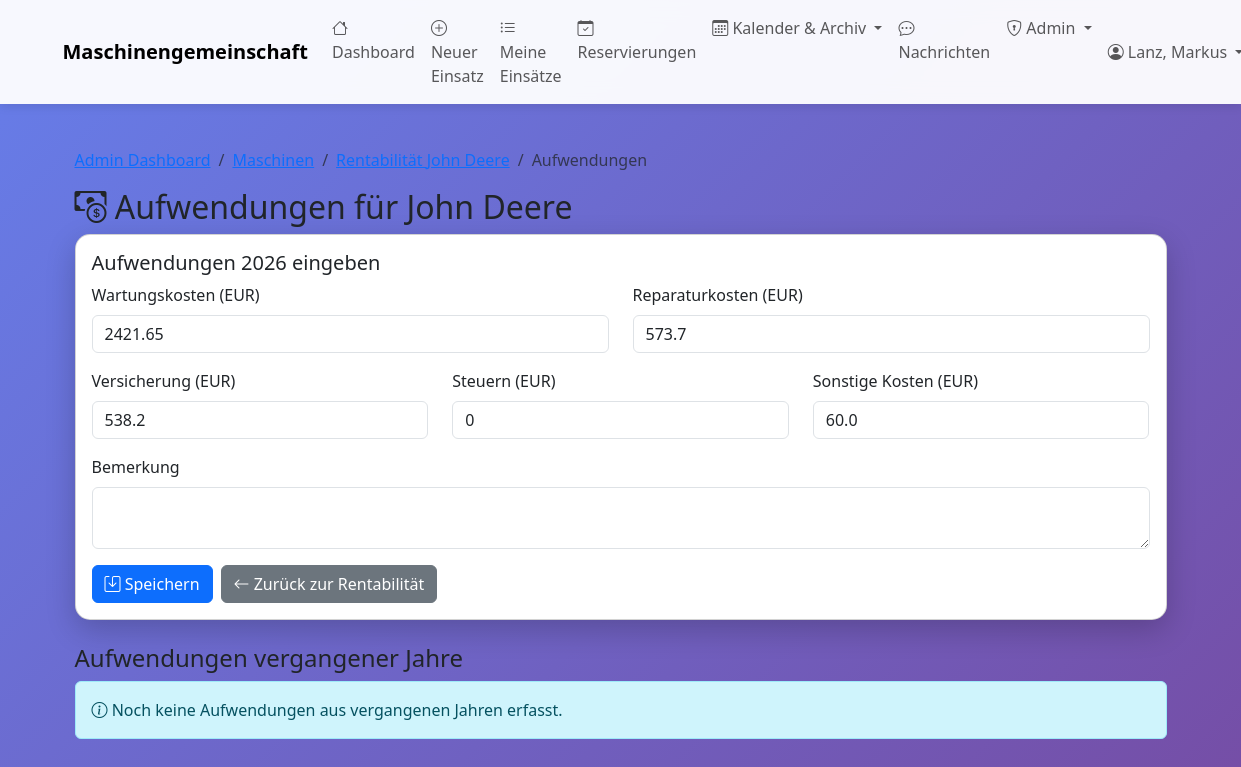
The app's page /admin/maschinen/1/aufwendungen (signed in) with its own data.
### tables this page shows
CREATE TABLE maschinen (
    id INTEGER PRIMARY KEY AUTOINCREMENT,
    bezeichnung TEXT NOT NULL,
    hersteller TEXT,
    modell TEXT,
    baujahr INTEGER,
    kennzeichen TEXT,
    anschaffungsdatum DATE,
    stundenzaehler_aktuell REAL,
    naechste_wartung_bei REAL,
    aktiv BOOLEAN DEFAULT 1,
    bemerkungen TEXT
, abrechnungsart TEXT DEFAULT 'stunden', preis_pro_einheit REAL DEFAULT 0.0, wartungsintervall INTEGER DEFAULT 50, naechste_wartung REAL, anmerkungen TEXT, erfassungsmodus TEXT DEFAULT 'fortlaufend', gemeinschaft_id INTEGER DEFAULT 1 REFERENCES gemeinschaften(id), anschaffungspreis REAL DEFAULT 0.0, abschreibungsdauer_jahre INTEGER DEFAULT 10);

CREATE TABLE maschinen_aufwendungen (
                id INTEGER PRIMARY KEY AUTOINCREMENT,
                maschine_id INTEGER NOT NULL,
                jahr INTEGER NOT NULL,
                wartungskosten REAL DEFAULT 0.0,
                reparaturkosten REAL DEFAULT 0.0,
                versicherung REAL DEFAULT 0.0,
                steuern REAL DEFAULT 0.0,
                sonstige_kosten REAL DEFAULT 0.0,
                bemerkung TEXT,
                erstellt_am TIMESTAMP DEFAULT CURRENT_TIMESTAMP,
                geaendert_am TIMESTAMP DEFAULT CURRENT_TIMESTAMP,
                FOREIGN KEY (maschine_id) REFERENCES maschinen(id) ON DELETE CASCADE,
                UNIQUE(maschine_id, jahr)
            );

### web_app.py (the view, shortened to what this page needs)
@app.route('/admin/maschinen/<int:maschine_id>/aufwendungen', methods=['GET', 'POST'])
@admin_required
def admin_maschinen_aufwendungen(maschine_id):
    from datetime import datetime
    with MaschinenDBContext(DB_PATH) as db:
        cursor = db.connection.cursor()
        maschine = db.get_maschine_by_id(maschine_id)
        aktuelles_jahr = datetime.now().year
        cursor.execute("""
            SELECT * FROM maschinen_aufwendungen
            WHERE maschine_id = ? AND jahr = ?
        """, (maschine_id, aktuelles_jahr))
        row = cursor.fetchone()
        aktuelle_aufwendung = {}
        if row:
            columns = [desc[0] for desc in cursor.description]
            aktuelle_aufwendung = dict(zip(columns, row))
        cursor.execute("""
            SELECT * FROM maschinen_aufwendungen
            WHERE maschine_id = ? AND jahr != ?
            ORDER BY jahr DESC
        """, (maschine_id, aktuelles_jahr))
        columns = [desc[0] for desc in cursor.description]
        aufwendungen_historie = [dict(zip(columns, row)) for row in cursor.fetchall()]
        summe = {
            'wartungskosten': sum(a.get('wartungskosten', 0) for a in aufwendungen_historie),
            'reparaturkosten': sum(a.get('reparaturkosten', 0) for a in aufwendungen_historie),
            'versicherung': sum(a.get('versicherung', 0) for a in aufwendungen_historie),
            'steuern': sum(a.get('steuern', 0) for a in aufwendungen_historie),
            'sonstige_kosten': sum(a.get('sonstige_kosten', 0) for a in aufwendungen_historie)
        }
        summe['gesamt'] = sum(summe.values())
    return render_template('admin_maschinen_aufwendungen.html',
                         maschine=maschine,
                         aktuelles_jahr=aktuelles_jahr,
                         aktuelle_aufwendung=aktuelle_aufwendung,
                         aufwendungen_historie=aufwendungen_historie,
                         summe=summe)

### database.py (called while the page is built)
    def connect(self):
        self.connection = sqlite3.connect(self.db_path)
        self.connection.row_factory = sqlite3.Row
        self.cursor = self.connection.cursor()

    def close(self):
        if self.connection:
            self.connection.close()

    def get_maschine(self, maschine_id: int) -> Optional[Dict]:
        sql = "SELECT * FROM maschinen WHERE id = ?"
        self.cursor.execute(sql, (maschine_id,))
        row = self.cursor.fetchone()
        return dict(row) if row else None

    def get_maschine_by_id(self, maschine_id: int) -> Optional[Dict]:
        return self.get_maschine(maschine_id)

    def __enter__(self):
        self.connect()
        return self

    def __exit__(self, exc_type, exc_val, exc_tb):
        if exc_type is None:
            self.connection.commit()
        else:
            self.connection.rollback()
        self.close()
        return False

### web_app.py (called while the page is built)
def admin_required(f):
    @wraps(f)
    def decorated_function(*args, **kwargs):
        if 'benutzer_id' not in session:
            flash('Bitte melden Sie sich an.', 'warning')
            return redirect(url_for('login'))
        if not session.get('is_admin'):
            flash('Zugriff verweigert. Administrator-Rechte erforderlich.', 'danger')
            return redirect(url_for('dashboard'))
        return f(*args, **kwargs)
    return decorated_function

### templates/admin_maschinen_aufwendungen.html (shortened to what this page needs)
{% extends "base.html" %}
{% block content %}
<div class="container mt-4">
    <nav aria-label="breadcrumb">
        <ol class="breadcrumb">
            <li class="breadcrumb-item"><a href="{{ url_for('admin_dashboard') }}">Admin Dashboard</a></li>
            <li class="breadcrumb-item"><a href="{{ url_for('admin_maschinen') }}">Maschinen</a></li>
            <li class="breadcrumb-item"><a href="{{ url_for('admin_maschinen_rentabilitaet', maschine_id=maschine.id) }}">Rentabilität {{ maschine.bezeichnung }}</a></li>
            <li class="breadcrumb-item active">Aufwendungen</li>
        </ol>
    </nav>
    <h2><i class="bi bi-cash-coin"></i> Aufwendungen für {{ maschine.bezeichnung }}</h2>
    <div class="card mb-4">
        <div class="card-body">
            <h5 class="card-title">Aufwendungen {{ aktuelles_jahr }} eingeben</h5>
            <form method="POST" action="{{ url_for('admin_maschinen_aufwendungen', maschine_id=maschine.id) }}">
                <div class="row">
                    <div class="col-md-6 mb-3">
                        <label for="wartungskosten" class="form-label">Wartungskosten (EUR)</label>
                        <input type="number" step="0.01" class="form-control" id="wartungskosten"
                               name="wartungskosten" value="{{ aktuelle_aufwendung.wartungskosten or 0 }}">
                    </div>
                    <div class="col-md-6 mb-3">
                        <label for="reparaturkosten" class="form-label">Reparaturkosten (EUR)</label>
                        <input type="number" step="0.01" class="form-control" id="reparaturkosten"
                               name="reparaturkosten" value="{{ aktuelle_aufwendung.reparaturkosten or 0 }}">
                    </div>
                </div>
                <div class="row">
                    <div class="col-md-4 mb-3">
                        <label for="versicherung" class="form-label">Versicherung (EUR)</label>
                        <input type="number" step="0.01" class="form-control" id="versicherung"
                               name="versicherung" value="{{ aktuelle_aufwendung.versicherung or 0 }}">
                    </div>
                    <div class="col-md-4 mb-3">
                        <label for="steuern" class="form-label">Steuern (EUR)</label>
                        <input type="number" step="0.01" class="form-control" id="steuern"
                               name="steuern" value="{{ aktuelle_aufwendung.steuern or 0 }}">
                    </div>
                    <div class="col-md-4 mb-3">
                        <label for="sonstige_kosten" class="form-label">Sonstige Kosten (EUR)</label>
                        <input type="number" step="0.01" class="form-control" id="sonstige_kosten"
                               name="sonstige_kosten" value="{{ aktuelle_aufwendung.sonstige_kosten or 0 }}">
                    </div>
                </div>
                <div class="mb-3">
                    <label for="bemerkung" class="form-label">Bemerkung</label>
                    <textarea class="form-control" id="bemerkung" name="bemerkung" rows="2">{{ aktuelle_aufwendung.bemerkung or '' }}</textarea>
                </div>
                <div class="d-flex gap-2">
                    <button type="submit" class="btn btn-primary">
                        <i class="bi bi-save"></i> Speichern
                    </button>
                    <a href="{{ url_for('admin_maschinen_rentabilitaet', maschine_id=maschine.id) }}" class="btn btn-secondary">
                        <i class="bi bi-arrow-left"></i> Zurück zur Rentabilität
                    </a>
                </div>
            </form>
        </div>
    </div>
    <h4 class="mt-4">Aufwendungen vergangener Jahre</h4>
    {% if aufwendungen_historie %}
    <div class="table-responsive">
        <table class="table table-striped">
            <thead>
                <tr>
                    <th>Jahr</th>
                    <th class="text-end">Wartung</th>
                    <th class="text-end">Reparatur</th>
                    <th class="text-end">Versicherung</th>
                    <th class="text-end">Steuern</th>
                    <th class="text-end">Sonstige</th>
                    <th class="text-end">Gesamt</th>
                    <th>Bemerkung</th>
                    <th>Aktionen</th>
                </tr>
            </thead>
            <tbody>
                {% for aufwendung in aufwendungen_historie %}
                <tr>
                    <td><strong>{{ aufwendung.jahr }}</strong></td>
                    <td class="text-end">{{ "%.2f"|format(aufwendung.wartungskosten) }} €</td>
                    <td class="text-end">{{ "%.2f"|format(aufwendung.reparaturkosten) }} €</td>
                    <td class="text-end">{{ "%.2f"|format(aufwendung.versicherung) }} €</td>
                    <td class="text-end">{{ "%.2f"|format(aufwendung.steuern) }} €</td>
                    <td class="text-end">{{ "%.2f"|format(aufwendung.sonstige_kosten) }} €</td>
                    <td class="text-end"><strong>{{ "%.2f"|format(
                        aufwendung.wartungskosten +
                        aufwendung.reparaturkosten +
                        aufwendung.versicherung +
                        aufwendung.steuern +
                        aufwendung.sonstige_kosten
                    ) }} €</strong></td>
                    <td>{{ aufwendung.bemerkung or '-' }}</td>
                    <td>
                        <form method="POST" action="{{ url_for('admin_maschinen_aufwendungen_bearbeiten', maschine_id=maschine.id, jahr=aufwendung.jahr) }}" style="display: inline;">
                            <button type="submit" class="btn btn-sm btn-outline-primary" title="Bearbeiten">
                                <i class="bi bi-pencil"></i>
                            </button>
                        </form>
                    </td>
                </tr>
                {% endfor %}
            </tbody>
            <tfoot>
                <tr class="table-info">
                    <th>Gesamt</th>
                    <th class="text-end">{{ "%.2f"|format(summe.wartungskosten) }} €</th>
                    <th class="text-end">{{ "%.2f"|format(summe.reparaturkosten) }} €</th>
                    <th class="text-end">{{ "%.2f"|format(summe.versicherung) }} €</th>
                    <th class="text-end">{{ "%.2f"|format(summe.steuern) }} €</th>
                    <th class="text-end">{{ "%.2f"|format(summe.sonstige_kosten) }} €</th>
                    <th class="text-end"><strong>{{ "%.2f"|format(summe.gesamt) }} €</strong></th>
                    <th colspan="2"></th>
                </tr>
            </tfoot>
        </table>
    </div>
    {% else %}
    <div class="alert alert-info">
        <i class="bi bi-info-circle"></i> Noch keine Aufwendungen aus vergangenen Jahren erfasst.
    </div>
    {% endif %}
</div>
{% endblock %}

### templates/base.html (style rules this page uses)
body { min-height: 100vh; background: linear-gradient(135deg, #667eea 0%, #764ba2 100%); }
.card { border-radius: 15px; box-shadow: 0 10px 30px rgba(0,0,0,0.2); }

### records on screen
maschinen: bezeichnung "John Deere"
maschinen_aufwendungen: wartungskosten "2421.65", reparaturkosten "573.7", versicherung "538.2", steuern "0", sonstige_kosten "60.0"

### other values on screen
{{ session.get('benutzer_name') }} "Lanz, Markus"
